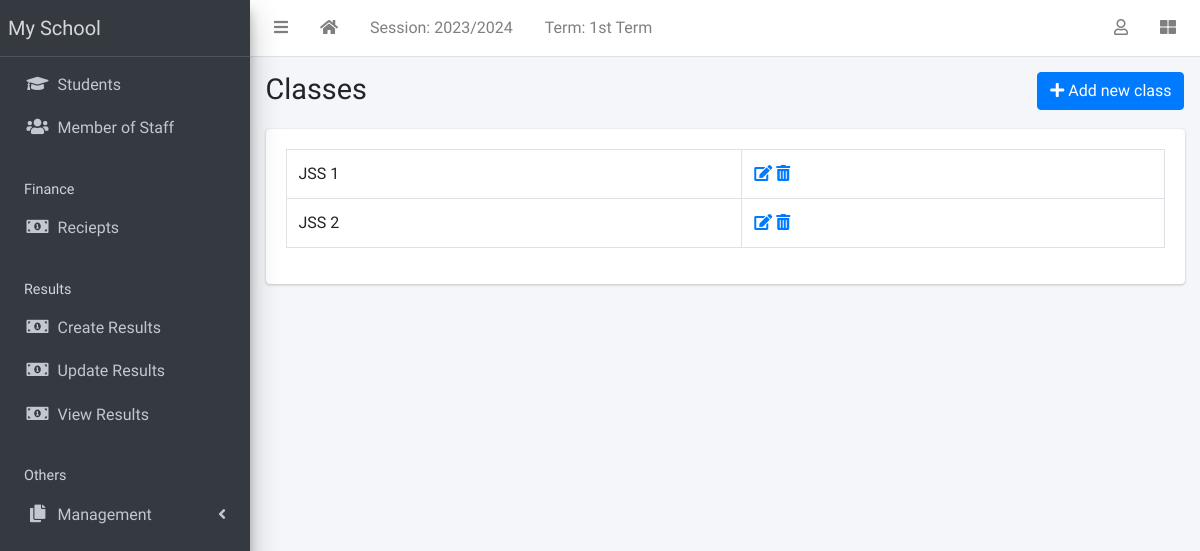
/class/list/ (signed in), run on an earlier commit of the app's database.
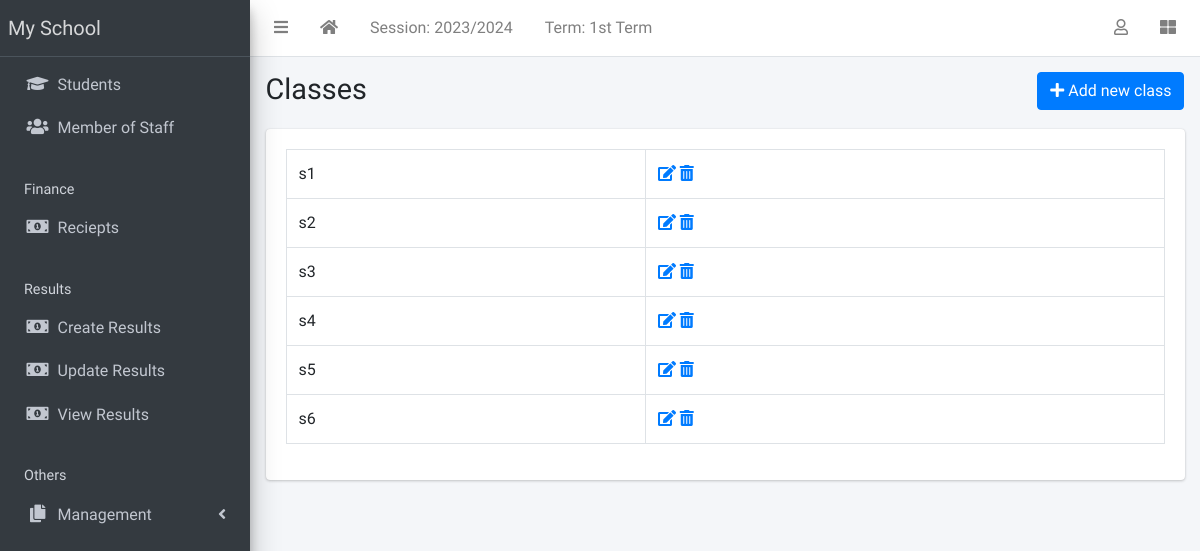
And on a later commit of the database.
### apps/corecode/models.py (models this page shows)
class StudentClass(models.Model):
    name = models.CharField(max_length=200, unique=True)
    class Meta:
        verbose_name = "Class"
        verbose_name_plural = "Classes"
        ordering = ["name"]
    def __str__(self):
        return self.name

### apps/corecode/views.py (the view)
# urls.py: path("class/list/", ClassListView.as_view(), name="classes"),
class ClassListView(LoginRequiredMixin, SuccessMessageMixin, ListView):
    model = StudentClass
    template_name = "corecode/class_list.html"
    def get_context_data(self, **kwargs):
        context = super().get_context_data(**kwargs)
        context["form"] = StudentClassForm()
        return context

### apps/corecode/context_processors.py (called while the page is built)
def site_defaults(request):
    current_session = AcademicSession.objects.get(current=True)
    current_term = AcademicTerm.objects.get(current=True)
    vals = SiteConfig.objects.all()
    contexts = {
        "current_session": current_session.name,
        "current_term": current_term.name,
    }
    for val in vals:
        contexts[val.key] = val.value
    return contexts

### apps/corecode/templates/corecode/class_list.html (shortened to what this page needs)
{% extends 'base.html' %}
{% load widget_tweaks %}
{% block title %}
Classes
{% endblock title %}
{% block breadcrumb %}
  <a class="btn btn-primary" href="#" data-toggle="modal" data-target="#modal1">
    <i class="fa fa-plus"></i>
    Add new class
  </a>
{% endblock breadcrumb %}
{% block content %}
  <div class="row">
    <div class="col-sm-12">
        <table class="table table-bordered">
          <tbody>
            {% for object in object_list %}
            <tr>
              <td>{{ object }}</td>
              <td><a href="{% url 'class-update' object.id %}"><i
                    class="fa fa-edit"></i></a> <a
                  href="{% url 'class-delete' object.id %}"><i
                    class="fa fa-trash-alt"></i></a></td>
            </tr>
            {% endfor %}
          </tbody>
        </table>
    </div>
  </div>
{% endblock content %}

What changed in the data, as far as the page shows it:
changed StudentClass (number 1 of 6 on the later page): name "JSS 1" → "s1"
changed StudentClass (number 2 of 6 on the later page): name "JSS 2" → "s2"
added StudentClass: name "s3"
added StudentClass: name "s4"
added StudentClass: name "s5"
added StudentClass: name "s6"
